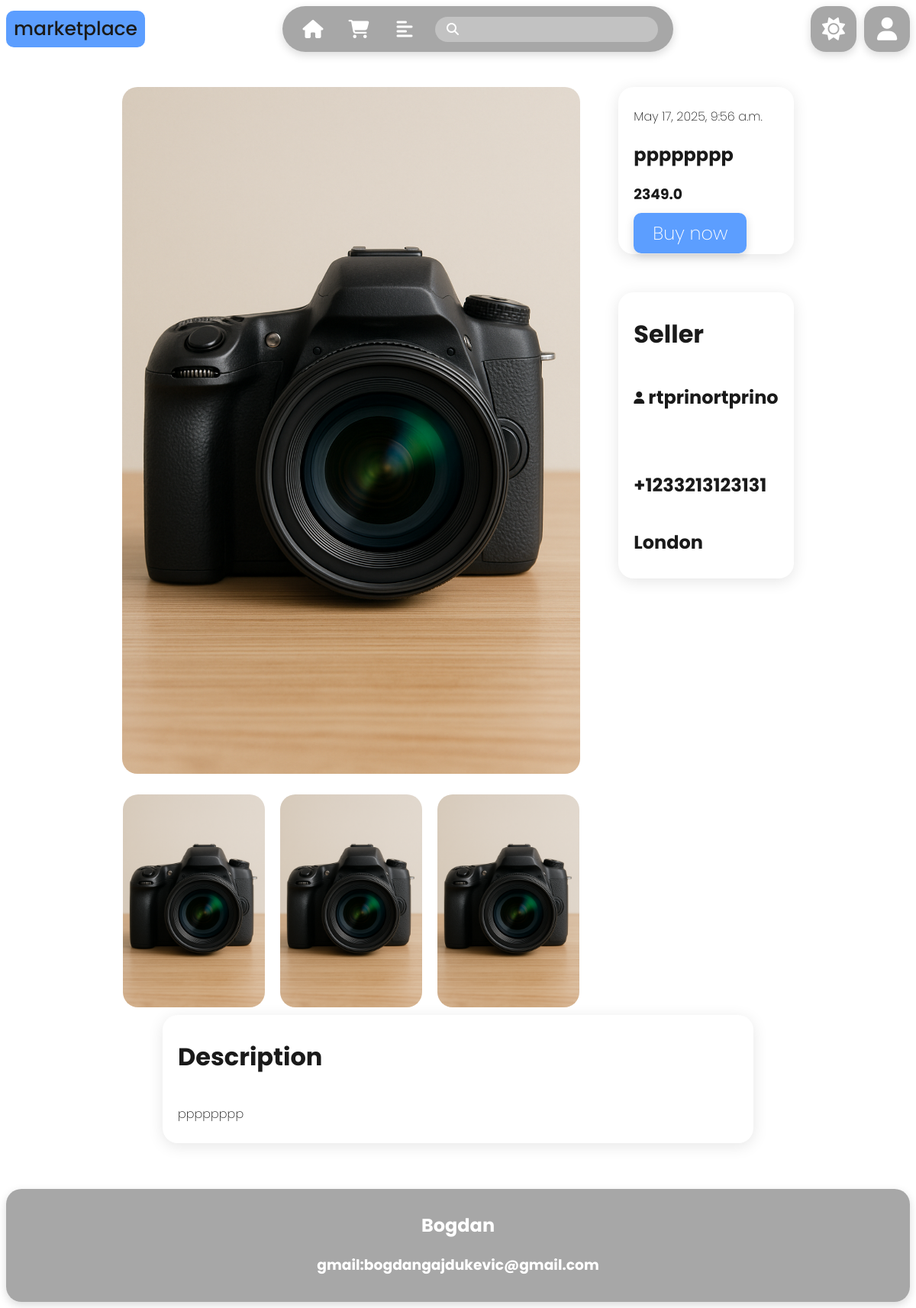
Page /product/7/ on the committed database.
### main/models.py (models this page shows, shortened)
class Product(models.Model):
    name = models.CharField(max_length=100)
    price = models.FloatField()
    description = models.TextField()
    image = models.ImageField(upload_to='static/img/product/')
    created_at = models.DateTimeField(auto_now_add=True)
    user = models.ForeignKey(UserSocialAuth, on_delete=models.CASCADE)
    category = models.ForeignKey('Category', on_delete=models.CASCADE)

### user/models.py (models this page shows)
class UserData(models.Model):
    user_social = models.OneToOneField(UserSocialAuth, on_delete=models.CASCADE)
    phone = models.CharField(max_length=20)
    address = models.CharField(max_length=100)

### product/views.py (the view)
# urls.py: path('<int:product_id>/', views.product, name='product'),
def product(request, product_id):
    product = get_object_or_404(Product, id=product_id)
    user_data = UserData.objects.filter(user_social=product.user).first()
    return render(request, 'product/product.html', {
        'product': product,
        'user_data': user_data
    })

### product/templates/product/product.html (shortened to what this page needs)
{% extends 'layout.html' %}
{% load static %}
{% block css %}
    <link rel="stylesheet" href="{% static 'css/product.css' %}">
{% endblock %}
{% block content %}
    <main>
        <div class="product_info">
            <div class="main_data">
                <div class="product_imgs">
                    <img src="{{ product.image.url }}" alt="product" class="main_img">
                    <div class="mini_imgs">
                        <img src="{{ product.image.url }}" alt="product">
                        <img src="{{ product.image.url }}" alt="product">
                        <img src="{{ product.image.url }}" alt="product">
                    </div>
                </div>
                <div class="buy_seller">
                    <div class="product_buy">
                        <p>{{ product.created_at }}</p>
                        <h2>{{ product.name }}</h2>
                        <h3>{{ product.price }}</h3>
                        <a href="{% url 'cart' %}" class="btn">Buy now</a>
                    </div>
                    <div class="seller">
                        <h1>Seller</h1>
                        <span class="seller_info">
                            <i class="fa-solid fa-user"></i>
                            <h2>{{ product.user }}</h2>
                        </span>
                        <h2>+{{user_data.phone }}</h2>
                        <h2>{{ user_data.address }}</h2>
                    </div>
                </div>
            </div>
            <div class="description">
                <h1>Description</h1>
                <p>{{ product.description }}</p>
            </div>
        </div>
    </main>
{% endblock %}

### static/css/product.css (style rules this page uses)
.product_info { display: flex; flex-direction: column; align-items: center; justify-content: center; margin: 50px auto; }
.main_data { display: flex; flex-direction: row; align-items:flex-start; justify-content: center; gap: 50px; }
.main_img { width: 100%; max-width: 600px; height: auto; border-radius: 20px; margin-bottom: 20px; }
.mini_imgs { display: flex; flex-direction: row; align-items: space-between; justify-content: center; gap: 20px; max-width: 600px; }
.mini_imgs img { width: 31%; height: auto; border-radius: 20px; }
.product_buy { align-items: flex-start; background-color: var(--blocks-color); color: var(--main-text-color); border-radius: 20px; padding: 10px 20px; box-shadow: 0 4px 20px rgba(0, 0, 0, 0.1); height: auto; }
.seller { color: var(--main-text-color); display: flex; flex-direction: column; align-items: flex-start; justify-content: center; background-color: var(--blocks-color); border-radius: 20px; padding: 10px 20px; margin: 50px auto; box-shadow: 0 4px 20px rgba(0, 0, 0, 0.1); max-width: 1200px; }
.seller_info { display: flex; flex-direction: row; align-items: flex-start; justify-content: center; gap: 5px; }
.seller_info i { margin: auto; }
.description { color: var(--main-text-color); display: flex; flex-direction: column; align-items: flex-start; justify-content: center; background-color: var(--blocks-color); border-radius: 20px; padding: 10px 20px; margin: 10px auto; margin-left: 205px; width: calc(100% - 450px); box-shadow: 0 4px 20px rgba(0, 0, 0, 0.1); }
.product_buy a { align-items: center; text-decoration: none; padding: 10px 25px; color: white; font-size: 24px; margin-bottom: 10px; border-radius: 10px; background-color: var(--accent-color); box-shadow: 0 4px 12px rgba(0, 0, 0, 0.15); transition: box-shadow 0.3s ease; }

### static/css/style.css (style rules this page uses)
:root { --background-img: url("../img/themes/light.png"); --background-color: #f8f8f8; --main-text-color: #1a1a1a; --secondary-text-color: #6f6f6f; --blocks-color: #ffffff; --product-bg-color: #bfbfbf; --accent-color: #5c9eff; --success-color: #88c0a9; --interdiction-color: #f9c89d; --background-btns: rgba(145, 145, 145, 0.8); --background-btns-hover: rgba(120, 120, 120, 0.8); }
body { font-family: "Poppins", sans-serif; font-weight: 200; font-style: normal; background: var(--background-img); background-size: cover; background-repeat: no-repeat; background-position: center; background-attachment: fixed; }

### rows in the picture
Product: image (picture), created_at "May 17, 2025, 9:56 a.m.", name "pppppppp", price "2349.0", user "rtprinortprino", description "pppppppp"
UserData: phone "1233213123131", address "London"
